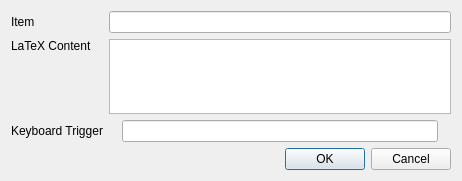
<?xml version="1.0" encoding="UTF-8"?>
<ui version="4.0">
 <class>AddTagDialog</class>
 <widget class="QDialog" name="AddTagDialog">
  <property name="geometry">
   <rect>
    <x>0</x>
    <y>0</y>
    <width>462</width>
    <height>181</height>
   </rect>
  </property>
  <property name="windowTitle">
   <string>Edit User Tags</string>
  </property>
  <layout class="QVBoxLayout" name="verticalLayout">
   <item>
    <layout class="QGridLayout" name="gridLayout">
     <item row="0" column="0">
      <widget class="QLabel" name="label">
       <property name="text">
        <string>Item</string>
       </property>
      </widget>
     </item>
     <item row="0" column="1">
      <widget class="QLineEdit" name="itemEdit"/>
     </item>
     <item row="1" column="0">
      <widget class="QLabel" name="label_2">
       <property name="text">
        <string>LaTeX Content</string>
       </property>
      </widget>
     </item>
     <item row="1" column="1" rowspan="2">
      <widget class="QPlainTextEdit" name="tagEdit"/>
     </item>
     <item row="2" column="0">
      <spacer name="verticalSpacer">
       <property name="orientation">
        <enum>Qt::Vertical</enum>
       </property>
       <property name="sizeHint" stdset="0">
        <size>
         <width>78</width>
         <height>68</height>
        </size>
       </property>
      </spacer>
     </item>
     <item row="3" column="0">
      <widget class="QLabel" name="label_3">
       <property name="text">
        <string>Keyboard Trigger</string>
       </property>
      </widget>
     </item>
     <item row="3" column="1">
      <layout class="QHBoxLayout" name="horizontalLayout">
       <item>
        <widget class="QLabel" name="label_4">
         <property name="text">
          <string/>
         </property>
         <property name="pixmap">
          <pixmap resource="texmaker.qrc">:/images/trigger.png</pixmap>
         </property>
        </widget>
       </item>
       <item>
        <widget class="QLineEdit" name="triggerEdit"/>
       </item>
       <item>
        <widget class="QLabel" name="label_5">
         <property name="text">
          <string/>
         </property>
         <property name="pixmap">
          <pixmap resource="texmaker.qrc">:/images/triggerbis.png</pixmap>
         </property>
        </widget>
       </item>
      </layout>
     </item>
    </layout>
   </item>
   <item>
    <widget class="QDialogButtonBox" name="buttonBox">
     <property name="orientation">
      <enum>Qt::Horizontal</enum>
     </property>
     <property name="standardButtons">
      <set>QDialogButtonBox::Cancel|QDialogButtonBox::Ok</set>
     </property>
    </widget>
   </item>
  </layout>
 </widget>
 <tabstops>
  <tabstop>itemEdit</tabstop>
  <tabstop>tagEdit</tabstop>
  <tabstop>triggerEdit</tabstop>
  <tabstop>buttonBox</tabstop>
 </tabstops>
 <resources>
  <include location="texmaker.qrc"/>
 </resources>
 <connections>
  <connection>
   <sender>buttonBox</sender>
   <signal>accepted()</signal>
   <receiver>AddTagDialog</receiver>
   <slot>accept()</slot>
   <hints>
    <hint type="sourcelabel">
     <x>248</x>
     <y>254</y>
    </hint>
    <hint type="destinationlabel">
     <x>157</x>
     <y>274</y>
    </hint>
   </hints>
  </connection>
  <connection>
   <sender>buttonBox</sender>
   <signal>rejected()</signal>
   <receiver>AddTagDialog</receiver>
   <slot>reject()</slot>
   <hints>
    <hint type="sourcelabel">
     <x>316</x>
     <y>260</y>
    </hint>
    <hint type="destinationlabel">
     <x>286</x>
     <y>274</y>
    </hint>
   </hints>
  </connection>
 </connections>
</ui>
